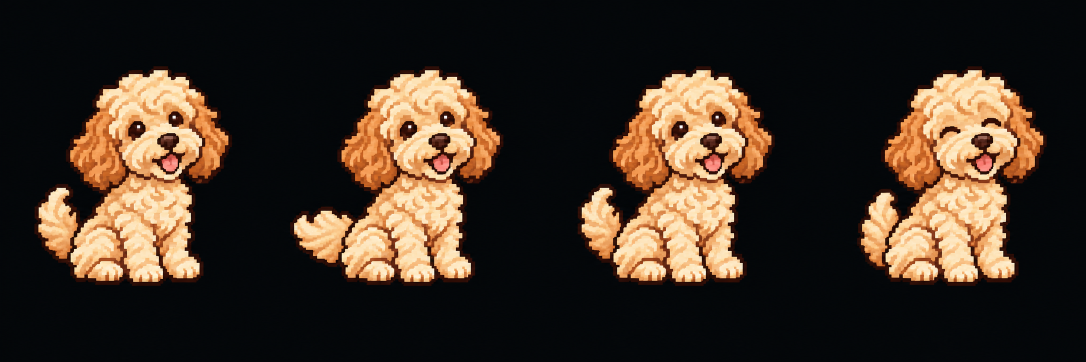
#> input picture faces/code-clock/assets/cockapoo-sheet.png, 2172 x 724 px (shown at 1/2 size)
$ python build-clock-sprites.py
#> lines starting #> are read from the running program, lines starting #| are printed output that depends on the picture
"""Pack clock state images and an ImageGen sprite sheet for AstroToo. Requires Pillow."""
from pathlib import Path
from PIL import Image, ImageDraw, ImageFont
from io import BytesIO
import struct
import math
import json

assets = Path(__file__).resolve().parents[1] / 'faces/code-clock/assets'
def divm(path, frames, delay):
    encoded = []
    for frame in frames:
        buffer = BytesIO()
        frame.convert('RGB').save(buffer, format='JPEG', quality=95, subsampling=2, progressive=False, optimize=False)
        encoded.append(buffer.getvalue())
    offsets, position = [], 0
    for frame in encoded:
        offsets.append(position)
        position += len(frame)
    path.write_bytes(b'DIVM' + struct.pack('<HH', len(frames), delay) + struct.pack('<' + 'I'*len(frames), *offsets) + b''.join(encoded))
font = ImageFont.truetype('C:/Windows/Fonts/consolab.ttf', 17)
states = []
for active in range(2):
    frame = Image.new('RGBA', (48, 64), '#030609')
    draw = ImageDraw.Draw(frame)
    for index, label in enumerate(('AM', 'PM')):
        y = 5 + index * 30
        if index == active:
            draw.rounded_rectangle((1, y - 2, 46, y + 23), radius=3, fill='#132B20')
        draw.text((12, y), label, font=font, fill='#6BE891' if index == active else '#354A40')
    states.append(frame)
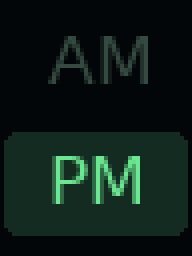
#> frame: PIL image 48x64 RGBA (shown 4 times larger); mean R, G, B, A 13.9, 29.1, 23.6, 255
#> after the loop, states = 2 items
states[0].convert('RGB').save(assets / 'ampm.webp', save_all=True, append_images=[states[1].convert('RGB')], quality=95, duration=1000, loop=0)
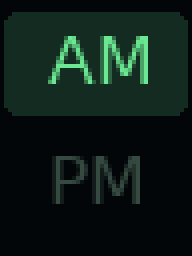
#> saved as ampm.webp: PIL image 48x64 RGB (shown 4 times larger); mean R, G, B 13.9, 29.1, 23.6
divm(assets / 'ampm.bin', states, 1000)
#> the loop in divm, `for frame in frames:` made 2 passes
#> the loop in divm, `for frame in encoded:` made 2 passes
#> position on passes 1 to 2: 1939, 3846
#> after the loop in divm, `for frame in encoded:`: offsets = [0, 1939]; position = 3846

# Native BATTERY uses ten charge bands, followed by ten charging-state bands.
battery_font = ImageFont.truetype('C:/Windows/Fonts/consolab.ttf', 11)
batteries = []
for charging in (False, True):
    for band in range(1, 11):
        frame = Image.new('RGB', (76, 22), '#0B151E')
        draw = ImageDraw.Draw(frame)
        color = '#F57880' if band == 1 else '#6BE891'
        draw.rectangle((1, 5, 27, 17), outline='#789DA9', width=1)
        draw.rectangle((28, 9, 30, 13), fill='#789DA9')
        draw.rectangle((3, 7, 3 + max(1, round(22 * band / 10)), 15), fill=color)
        label = f'{band * 10}%'
        bounds = draw.textbbox((0, 0), label, font=battery_font)
        text_y = 11 - (bounds[3] - bounds[1]) / 2 - bounds[1]
        draw.text((34, round(text_y)), label, font=battery_font, fill=color)
        if charging:
            draw.polygon([(71, 4), (66, 11), (70, 11), (67, 18), (74, 9), (70, 9)], fill='#EDC778')
        batteries.append(frame)
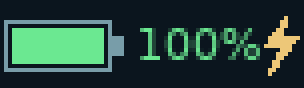
#> frame: PIL image 76x22 RGB (shown 4 times larger); mean R, G, B 39.6, 69.3, 59.7
#> after the loop, batteries = 20 items
divm(assets / 'battery.bin', batteries, 1000)
#> the loop in divm (call 2), `for frame in frames:` made 20 passes
#> the loop in divm (call 2), `for frame in encoded:` made 20 passes
#> position on passes 1 to 12: 1502, 3030, 4598, 6165, 7735, 9304, 10879, 12462, 14003, 15652, 17467, 19306

# Native PHASE_MOON selects one of eight lunar-state frames, starting at new moon.
moons = []
for phase in range(8):
    frame = Image.new('RGB', (112, 112), '#030609')
    pixels = frame.load()
    angle = 2 * math.pi * phase / 8
    for py in range(112):
        for px in range(112):
            x, y = (px - 55.5) / 50, (py - 55.5) / 50
            radius = x*x + y*y
            if radius <= 1:
                z = math.sqrt(1 - radius)
                lit = x * math.sin(angle) - z * math.cos(angle) > 0
                pixels[px, py] = (215, 230, 224) if lit else (37, 52, 47)
    moons.append(frame.resize((28, 28), Image.Resampling.LANCZOS))
#> this loop made 8 passes
#> pass 1, `frame = Image.new('RGB', (112, 112), '#030609')`:
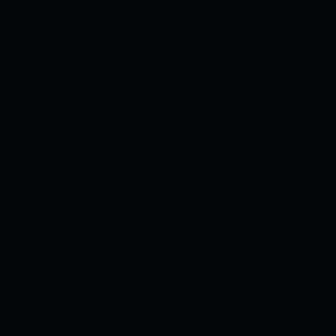
#> frame: PIL image 112x112 RGB (shown 3 times larger); mean R, G, B 3, 6, 9
#> after the loop:
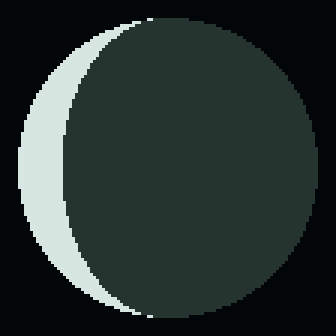
#> frame: PIL image 112x112 RGB (shown 3 times larger); mean R, G, B 40.6, 51.1, 49
#> after the loop, moons = 8 items
divm(assets / 'moon.bin', moons, 1000)

sheet_path = assets / 'cockapoo-sheet.png'
if sheet_path.exists():
    sheet = Image.open(sheet_path).convert('RGBA')
    cell_width = sheet.width // 4
#> cell_width = 543
    cells = [sheet.crop((index * cell_width, 0, (index + 1) * cell_width, sheet.height)) for index in range(4)]
#> cells = 4 items
    # Trim shared sprite-sheet margins while preserving registration between frames.
    bounds = []
    for cell in cells:
        mask = cell.convert('RGB').point(lambda value: 255 if value > 80 else 0).convert('L')
        bounds.append(mask.getbbox())
#> this loop made 4 passes
#> pass 1, `mask = cell.convert('RGB').point(lambda value: 255 if value > 80 else ..`:
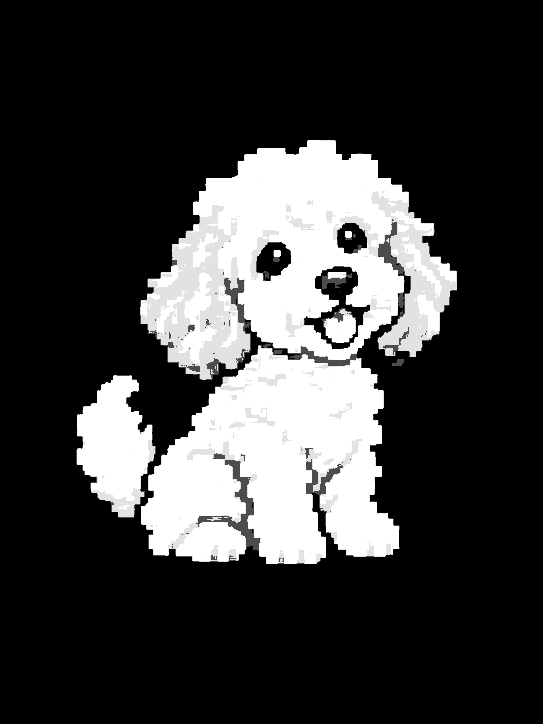
#> mask: PIL image 543x724 L; min 0, max 255, mean 58.1
#> after the loop:
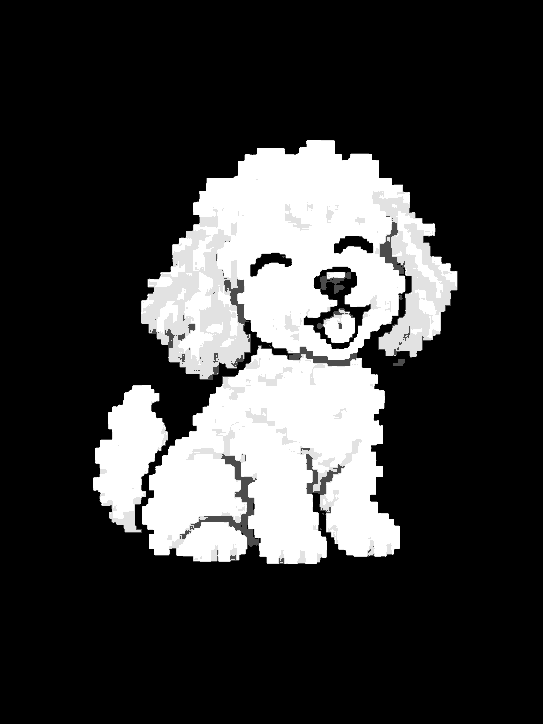
#> mask: PIL image 543x724 L; min 0, max 255, mean 58
#> after the loop, bounds = [(76, 140, 457, 564), (45, 140, 457, 564), (77, 140, 457, 564), (93, 140, 458, 564)]
    crop = (max(0, min(box[0] for box in bounds)-4), max(0, min(box[1] for box in bounds)-4),
            min(cell_width, max(box[2] for box in bounds)+4), min(sheet.height, max(box[3] for box in bounds)+4))
#> crop = (41, 136, 462, 568)
#> (the run stopped early here; a loop or call above may not have finished)
